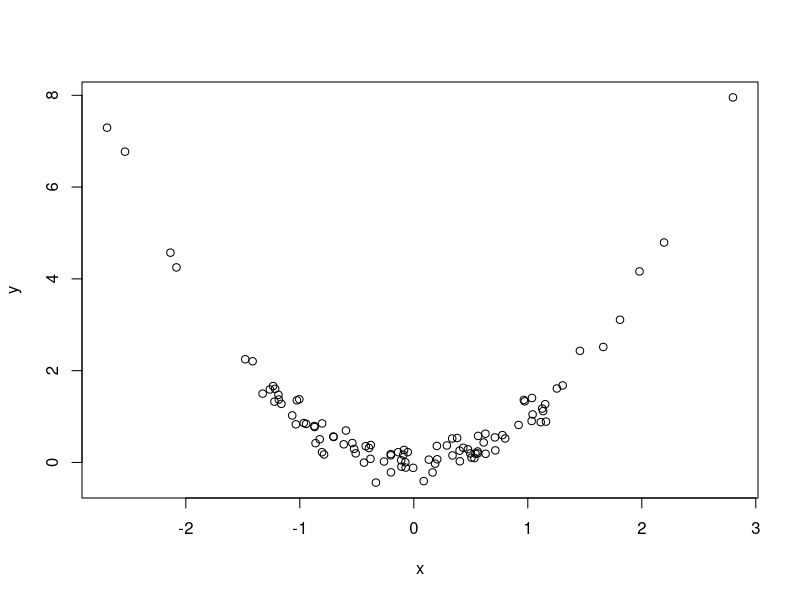

Source code (R):
# Simulate and plot data
# Alana Muller
# amuller@email.arizona.edu
# 2022-03-15

# Simulate predictor variable
x <- rnorm(n = 100) 
  
# Calculate response variable and add noise
y <- x^2 + rnorm(100, sd = 0.2)

# Plot the data
plot(x,y)
